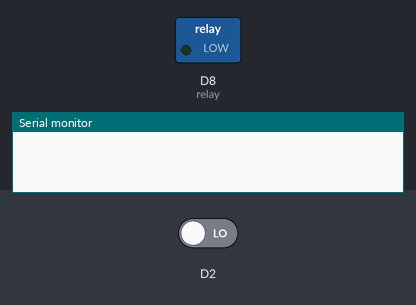
Recording of a sketch running on a simulated ESP8266 (NodeMCU). On the bench: switched loads named in the sketch (green lamp = pin HIGH), the last lines printed to the serial monitor. The test bench sets the inputs (shaded band); at power-on: D2 LOW.

Above: at 10.8 s.
10.9 s: D2 driven HIGH
At 11.9 s:
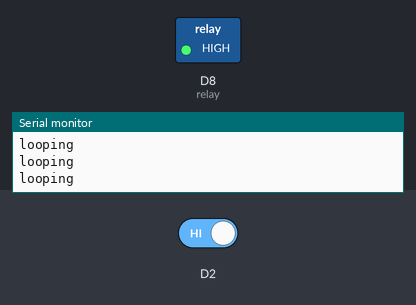
Timing chart, 0 to 13.9 s (numbered marks = the images above; inputs shaded):
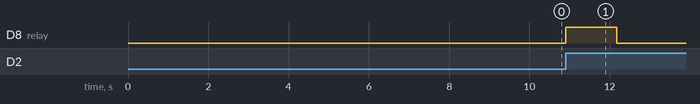

Measured:
- after the input at 10.9 s, D8 (relay): LOW → HIGH at once, → LOW 1.3 s later

The sketch:

SFA_TrainHorn.ino
```cpp
/* Simple code to take signal from PIR Sensor
    and subsequently activate a 5V relay, to then
    trigger a 12V automotive grade relay

    Eventually should be upgraded to utilize a
    logic level 3.3V MOSFET to drive the automotive
    relay directly, but this will work fine.
*/


// Assign output pin number to a variable - any digital pin will do!
const int relay = D8;

// Set the initial timer to ZERO
unsigned long lastRun = 0;

// Set the minimum delay between effect triggers in milliseconds
const long minDelay = 10000;
const long maxDelay = 600000;
const long runTime = 1250;

void setup() {
  Serial.begin(9600);
  // Set the pin connected to the sensor as an INPUT
  //pinMode(motionPin, INPUT);
  pinMode(relay, OUTPUT);
  pinMode(D2, INPUT);
  // Set the output HIGH, the light activates when it is LOW
  digitalWrite(relay, LOW);

}

void loop() {
  //Serial.println("MAIN LOOP");
  unsigned long currentMillis = millis();
  //Serial.println(currentMillis - lastRun);
  //unsigned long motion = analogRead(A1);
  //Serial.println(motion);
  //Serial.println(digitalRead(2));
  if (currentMillis - lastRun > minDelay) {
    if (digitalRead(D2) == HIGH) {
      lastRun = currentMillis;
      Serial.println("TRIG by PIN");

      while (currentMillis - lastRun < runTime) {
        digitalWrite(relay, HIGH);
        currentMillis = millis();
        Serial.println("looping");
      }
      digitalWrite(relay, LOW);
      lastRun = millis();
      exit;
    }
    else if (currentMillis - lastRun > maxDelay) {
      lastRun = currentMillis;
      Serial.println("TRIG by TIMEOUT");
      digitalWrite(relay, HIGH);
      while (currentMillis - lastRun < runTime) {
        currentMillis = millis();
      }
      digitalWrite(relay, LOW);
      lastRun = millis();
      exit;
    }
  }
  /*
    if (analogRead(motionPin) >= 600) {
    digitalWrite(13, HIGH);
    digitalWrite(relayPin, LOW);
    delay(random(1250));
    digitalWrite(13, LOW);
    digitalWrite(relayPin, HIGH);
    delay(minDelay);
    }
  */
}
```
